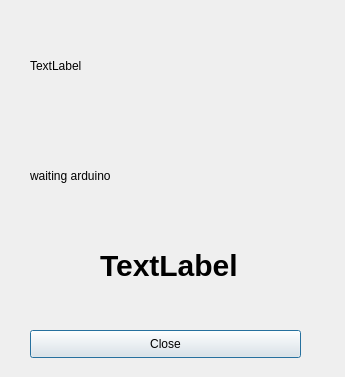
<?xml version="1.0" encoding="UTF-8"?>
<ui version="4.0">
 <class>monitordialog</class>
 <widget class="QDialog" name="monitordialog">
  <property name="geometry">
   <rect>
    <x>0</x>
    <y>0</y>
    <width>345</width>
    <height>377</height>
   </rect>
  </property>
  <property name="windowTitle">
   <string>Dialog</string>
  </property>
  <widget class="QLabel" name="ideal_t_label">
   <property name="geometry">
    <rect>
     <x>30</x>
     <y>40</y>
     <width>291</width>
     <height>51</height>
    </rect>
   </property>
   <property name="styleSheet">
    <string notr="true">font: 40px &quot;Segoe UI&quot;, sans-serif;
</string>
   </property>
   <property name="text">
    <string>TextLabel</string>
   </property>
  </widget>
  <widget class="QLabel" name="realTempLabel">
   <property name="geometry">
    <rect>
     <x>30</x>
     <y>150</y>
     <width>281</width>
     <height>51</height>
    </rect>
   </property>
   <property name="styleSheet">
    <string notr="true">font: 40px &quot;Segoe UI&quot;, sans-serif;</string>
   </property>
   <property name="text">
    <string>waiting arduino</string>
   </property>
  </widget>
  <widget class="QPushButton" name="close_monitor">
   <property name="geometry">
    <rect>
     <x>30</x>
     <y>330</y>
     <width>271</width>
     <height>28</height>
    </rect>
   </property>
   <property name="text">
    <string>Close</string>
   </property>
  </widget>
  <widget class="QLabel" name="hc_status">
   <property name="geometry">
    <rect>
     <x>100</x>
     <y>250</y>
     <width>231</width>
     <height>31</height>
    </rect>
   </property>
   <property name="styleSheet">
    <string notr="true">font: bold 30px Arial, sans-serif;
</string>
   </property>
   <property name="text">
    <string>TextLabel</string>
   </property>
  </widget>
 </widget>
 <resources/>
 <connections/>
</ui>
